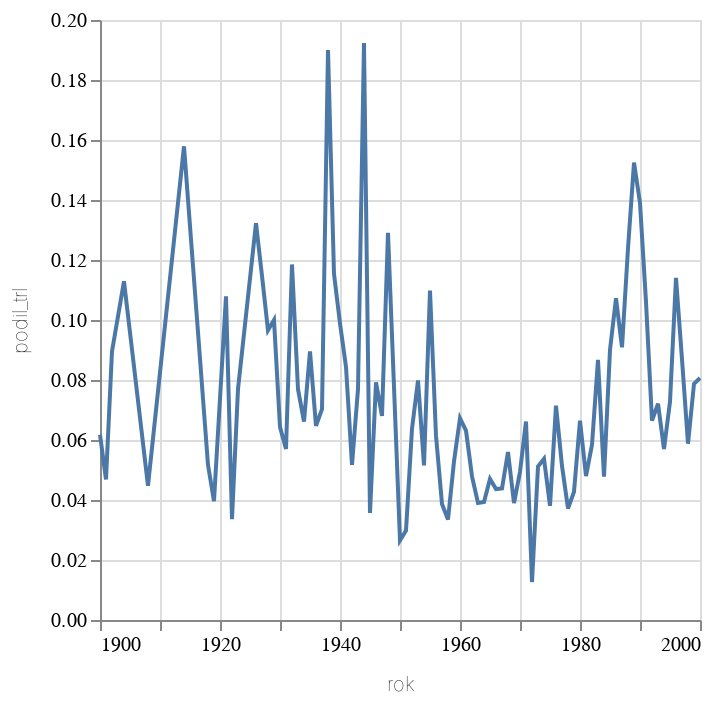

The notebook cell saved with this chart:
### Code cell
alt.Chart(alt_friendly(df_koncici.filter(pl.col("rok").is_between(1900,2000))), width=300).mark_line().encode(alt.X("rok:T"), alt.Y("podil_trl:Q"))

### Figure 1 — Vega-Lite specification as saved in the notebook (floating-point values rounded to 4 significant figures)
{"config": {"title": {"font": "Noticia Text", "fontSize": 14, "anchor": "start", "fontWeight": "bolder", "subtitleFont": "Noticia Text", "subtitleFontSize": 12, "subtitleFontWeight": "lighter", "subtitlePadding": 12, "dy": -12}, "axis": {"labelFont": "Asap", "titleFont": "Asap", "fontWeight": "lighter", "titleFontWeight": "lighter", "labelFontSize": 10, "titleFontSize": 10, "labelPadding": 2, "titlePadding": 10}, "legend": {"labelFont": "Asap", "labelFontWeight": "normal", "titleFont": "Asap", "titleFontWeight": "normal", "labelFontSize": 10, "titleFontSize": 10}}, "data": {"name": "data-c16acf19951ce01226c0033c0b26ad48"}, "mark": {"type": "line"}, "encoding": {"x": {"field": "rok", "type": "temporal"}, "y": {"field": "podil_trl", "type": "quantitative"}}, "width": 300, "$schema": "https://vega.github.io/schema/vega-lite/v5.8.0.json", "datasets": {"data-c16acf19951ce01226c0033c0b26ad48": [{"rok": "1900-01-01T00:00:00", "skoncilo": 10, "celkem": 148, "podil": 0.06757, "podil_ill": 0.06667, "podil_trl": 0.06173, "podil_aut": 0.125}, {"rok": "1901-01-01T00:00:00", "skoncilo": 9, "celkem": 131, "podil": 0.0687, "podil_ill": 0.06667, "podil_trl": 0.04688, "podil_aut": 0.05}, {"rok": "1902-01-01T00:00:00", "skoncilo": 10, "celkem": 159, "podil": 0.06289, "podil_ill": 0.05, "podil_trl": 0.08955, "podil_aut": 0.05405}, {"rok": "1904-01-01T00:00:00", "skoncilo": 11, "celkem": 141, "podil": 0.07801, "podil_ill": 0.07692, "podil_trl": 0.1129, "podil_aut": 0.06452}, {"rok": "1908-01-01T00:00:00", "skoncilo": 10, "celkem": 161, "podil": 0.06211, "podil_ill": 0.05556, "podil_trl": 0.04478, "podil_aut": 0.08824}, {"rok": "1914-01-01T00:00:00", "skoncilo": 15, "celkem": 147, "podil": 0.102, "podil_ill": 0.05, "podil_trl": 0.1579, "podil_aut": 0.05882}, {"rok": "1918-01-01T00:00:00", "skoncilo": 11, "celkem": 145, "podil": 0.07586, "podil_ill": 0.04167, "podil_trl": 0.05172, "podil_aut": 0.08571}, {"rok": "1919-01-01T00:00:00", "skoncilo": 13, "celkem": 252, "podil": 0.05159, "podil_ill": 0.02778, "podil_trl": 0.0396, "podil_aut": 0.06849}, {"rok": "1921-01-01T00:00:00", "skoncilo": 27, "celkem": 304, "podil": 0.08882, "podil_ill": 0.0303, "podil_trl": 0.1079, "podil_aut": 0.09231}, {"rok": "1922-01-01T00:00:00", "skoncilo": 21, "celkem": 291, "podil": 0.07216, "podil_ill": 0.02857, "podil_trl": 0.03361, "podil_aut": 0.1412}, {"rok": "1923-01-01T00:00:00", "skoncilo": 27, "celkem": 335, "podil": 0.0806, "podil_ill": 0.01852, "podil_trl": 0.07692, "podil_aut": 0.09195}, {"rok": "1926-01-01T00:00:00", "skoncilo": 49, "celkem": 428, "podil": 0.1145, "podil_ill": 0.09836, "podil_trl": 0.1323, "podil_aut": 0.075}, {"rok": "1927-01-01T00:00:00", "skoncilo": 38, "celkem": 374, "podil": 0.1016, "podil_ill": 0.03636, "podil_trl": 0.1148, "podil_aut": 0.03571}, {"rok": "1928-01-01T00:00:00", "skoncilo": 40, "celkem": 396, "podil": 0.101, "podil_ill": 0.01639, "podil_trl": 0.09659, "podil_aut": 0.1525}, {"rok": "1929-01-01T00:00:00", "skoncilo": 48, "celkem": 428, "podil": 0.1121, "podil_ill": 0.04286, "podil_trl": 0.1, "podil_aut": 0.1714}, {"rok": "1930-01-01T00:00:00", "skoncilo": 32, "celkem": 450, "podil": 0.07111, "podil_ill": 0.02532, "podil_trl": 0.06436, "podil_aut": 0.1071}, {"rok": "1931-01-01T00:00:00", "skoncilo": 31, "celkem": 432, "podil": 0.07176, "podil_ill": 0.03279, "podil_trl": 0.05699, "podil_aut": 0.08911}, {"rok": "1932-01-01T00:00:00", "skoncilo": 38, "celkem": 400, "podil": 0.095, "podil_ill": 0.06897, "podil_trl": 0.1185, "podil_aut": 0.064}, {"rok": "1933-01-01T00:00:00", "skoncilo": 35, "celkem": 356, "podil": 0.09831, "podil_ill": 0.01639, "podil_trl": 0.07692, "podil_aut": 0.1731}, {"rok": "1934-01-01T00:00:00", "skoncilo": 30, "celkem": 432, "podil": 0.06944, "podil_ill": 0.05556, "podil_trl": 0.06612, "podil_aut": 0.06202}, {"rok": "1935-01-01T00:00:00", "skoncilo": 52, "celkem": 465, "podil": 0.1118, "podil_ill": 0.02941, "podil_trl": 0.08955, "podil_aut": 0.08861}, {"rok": "1936-01-01T00:00:00", "skoncilo": 46, "celkem": 489, "podil": 0.09407, "podil_ill": 0.03077, "podil_trl": 0.06475, "podil_aut": 0.113}, {"rok": "1937-01-01T00:00:00", "skoncilo": 58, "celkem": 477, "podil": 0.1216, "podil_ill": 0.07353, "podil_trl": 0.07031, "podil_aut": 0.1329}, {"rok": "1938-01-01T00:00:00", "skoncilo": 56, "celkem": 367, "podil": 0.1526, "podil_ill": 0.0566, "podil_trl": 0.19, "podil_aut": 0.161}, {"rok": "1939-01-01T00:00:00", "skoncilo": 51, "celkem": 337, "podil": 0.1513, "podil_ill": 0.06452, "podil_trl": 0.1154, "podil_aut": 0.16}, {"rok": "1940-01-01T00:00:00", "skoncilo": 50, "celkem": 419, "podil": 0.1193, "podil_ill": 0.1075, "podil_trl": 0.0989, "podil_aut": 0.1727}, {"rok": "1941-01-01T00:00:00", "skoncilo": 51, "celkem": 427, "podil": 0.1194, "podil_ill": 0.03158, "podil_trl": 0.08434, "podil_aut": 0.1552}, {"rok": "1942-01-01T00:00:00", "skoncilo": 32, "celkem": 283, "podil": 0.1131, "podil_ill": 0.0625, "podil_trl": 0.05172, "podil_aut": 0.1857}, {"rok": "1943-01-01T00:00:00", "skoncilo": 12, "celkem": 186, "podil": 0.06452, "podil_ill": 0.05, "podil_trl": 0.07692, "podil_aut": 0.0625}, {"rok": "1944-01-01T00:00:00", "skoncilo": 38, "celkem": 219, "podil": 0.1735, "podil_ill": 0.03846, "podil_trl": 0.1923, "podil_aut": 0.2208}, {"rok": "1945-01-01T00:00:00", "skoncilo": 19, "celkem": 261, "podil": 0.0728, "podil_ill": 0.06452, "podil_trl": 0.03571, "podil_aut": 0.1067}, {"rok": "1946-01-01T00:00:00", "skoncilo": 71, "celkem": 499, "podil": 0.1423, "podil_ill": 0.12, "podil_trl": 0.07921, "podil_aut": 0.1783}, {"rok": "1947-01-01T00:00:00", "skoncilo": 87, "celkem": 576, "podil": 0.151, "podil_ill": 0.09278, "podil_trl": 0.06803, "podil_aut": 0.1864}, {"rok": "1948-01-01T00:00:00", "skoncilo": 88, "celkem": 497, "podil": 0.1771, "podil_ill": 0.09333, "podil_trl": 0.129, "podil_aut": 0.25}, {"rok": "1950-01-01T00:00:00", "skoncilo": 22, "celkem": 369, "podil": 0.05962, "podil_ill": 0.05556, "podil_trl": 0.02655, "podil_aut": 0.1183}, {"rok": "1951-01-01T00:00:00", "skoncilo": 22, "celkem": 666, "podil": 0.03303, "podil_ill": 0.02857, "podil_trl": 0.02979, "podil_aut": 0.03743}, {"rok": "1952-01-01T00:00:00", "skoncilo": 27, "celkem": 612, "podil": 0.04412, "podil_ill": 0.01695, "podil_trl": 0.06373, "podil_aut": 0.02381}, {"rok": "1953-01-01T00:00:00", "skoncilo": 61, "celkem": 811, "podil": 0.07522, "podil_ill": 0.01408, "podil_trl": 0.07983, "podil_aut": 0.07818}, {"rok": "1954-01-01T00:00:00", "skoncilo": 65, "celkem": 843, "podil": 0.07711, "podil_ill": 0.02299, "podil_trl": 0.05155, "podil_aut": 0.1053}, {"rok": "1955-01-01T00:00:00", "skoncilo": 82, "celkem": 876, "podil": 0.09361, "podil_ill": 0.02247, "podil_trl": 0.1098, "podil_aut": 0.1161}, {"rok": "1956-01-01T00:00:00", "skoncilo": 64, "celkem": 912, "podil": 0.07018, "podil_ill": 0.0202, "podil_trl": 0.06145, "podil_aut": 0.1057}, {"rok": "1957-01-01T00:00:00", "skoncilo": 82, "celkem": 907, "podil": 0.09041, "podil_ill": 0.02062, "podil_trl": 0.03867, "podil_aut": 0.1269}, {"rok": "1958-01-01T00:00:00", "skoncilo": 64, "celkem": 1078, "podil": 0.05937, "podil_ill": 0.03125, "podil_trl": 0.03347, "podil_aut": 0.09091}, {"rok": "1959-01-01T00:00:00", "skoncilo": 73, "celkem": 1130, "podil": 0.0646, "podil_ill": 0.02564, "podil_trl": 0.05285, "podil_aut": 0.06931}, {"rok": "1960-01-01T00:00:00", "skoncilo": 72, "celkem": 1099, "podil": 0.06551, "podil_ill": 0.04717, "podil_trl": 0.06726, "podil_aut": 0.06404}, {"rok": "1961-01-01T00:00:00", "skoncilo": 117, "celkem": 1161, "podil": 0.1008, "podil_ill": 0.07031, "podil_trl": 0.06311, "podil_aut": 0.112}, {"rok": "1962-01-01T00:00:00", "skoncilo": 89, "celkem": 1063, "podil": 0.08373, "podil_ill": 0.01587, "podil_trl": 0.04787, "podil_aut": 0.1149}, {"rok": "1963-01-01T00:00:00", "skoncilo": 91, "celkem": 1186, "podil": 0.07673, "podil_ill": 0.02703, "podil_trl": 0.03902, "podil_aut": 0.076}, {"rok": "1964-01-01T00:00:00", "skoncilo": 93, "celkem": 1242, "podil": 0.07488, "podil_ill": 0.04167, "podil_trl": 0.03937, "podil_aut": 0.09524}, {"rok": "1965-01-01T00:00:00", "skoncilo": 84, "celkem": 1127, "podil": 0.07453, "podil_ill": 0.03759, "podil_trl": 0.04701, "podil_aut": 0.09}, {"rok": "1966-01-01T00:00:00", "skoncilo": 83, "celkem": 1270, "podil": 0.06535, "podil_ill": 0.02013, "podil_trl": 0.04364, "podil_aut": 0.08148}, {"rok": "1967-01-01T00:00:00", "skoncilo": 81, "celkem": 1228, "podil": 0.06596, "podil_ill": 0.007692, "podil_trl": 0.04382, "podil_aut": 0.07678}, {"rok": "1968-01-01T00:00:00", "skoncilo": 93, "celkem": 1171, "podil": 0.07942, "podil_ill": 0.03681, "podil_trl": 0.056, "podil_aut": 0.09485}, {"rok": "1969-01-01T00:00:00", "skoncilo": 101, "celkem": 1173, "podil": 0.0861, "podil_ill": 0.02564, "podil_trl": 0.03896, "podil_aut": 0.1182}, {"rok": "1970-01-01T00:00:00", "skoncilo": 122, "celkem": 1191, "podil": 0.1024, "podil_ill": 0.05161, "podil_trl": 0.04938, "podil_aut": 0.1481}, {"rok": "1971-01-01T00:00:00", "skoncilo": 114, "celkem": 1192, "podil": 0.09564, "podil_ill": 0.02, "podil_trl": 0.06615, "podil_aut": 0.1306}, {"rok": "1972-01-01T00:00:00", "skoncilo": 84, "celkem": 1262, "podil": 0.06656, "podil_ill": 0.02273, "podil_trl": 0.01266, "podil_aut": 0.1069}, {"rok": "1973-01-01T00:00:00", "skoncilo": 90, "celkem": 1224, "podil": 0.07353, "podil_ill": 0.01875, "podil_trl": 0.05118, "podil_aut": 0.09195}, {"rok": "1974-01-01T00:00:00", "skoncilo": 92, "celkem": 1331, "podil": 0.06912, "podil_ill": 0.03226, "podil_trl": 0.05376, "podil_aut": 0.0733}, {"rok": "1975-01-01T00:00:00", "skoncilo": 107, "celkem": 1342, "podil": 0.07973, "podil_ill": 0.03049, "podil_trl": 0.03806, "podil_aut": 0.1063}, {"rok": "1976-01-01T00:00:00", "skoncilo": 99, "celkem": 1318, "podil": 0.07511, "podil_ill": 0.006289, "podil_trl": 0.07143, "podil_aut": 0.07925}, {"rok": "1977-01-01T00:00:00", "skoncilo": 101, "celkem": 1415, "podil": 0.07138, "podil_ill": 0.02747, "podil_trl": 0.05137, "podil_aut": 0.08595}, {"rok": "1978-01-01T00:00:00", "skoncilo": 125, "celkem": 1447, "podil": 0.08639, "podil_ill": 0.05405, "podil_trl": 0.03716, "podil_aut": 0.1224}, {"rok": "1979-01-01T00:00:00", "skoncilo": 163, "celkem": 1595, "podil": 0.1022, "podil_ill": 0.04412, "podil_trl": 0.0427, "podil_aut": 0.1357}, {"rok": "1980-01-01T00:00:00", "skoncilo": 168, "celkem": 1587, "podil": 0.1059, "podil_ill": 0.03913, "podil_trl": 0.06641, "podil_aut": 0.1314}, {"rok": "1981-01-01T00:00:00", "skoncilo": 157, "celkem": 1604, "podil": 0.09788, "podil_ill": 0.0362, "podil_trl": 0.04797, "podil_aut": 0.1436}, {"rok": "1982-01-01T00:00:00", "skoncilo": 178, "celkem": 1665, "podil": 0.1069, "podil_ill": 0.03543, "podil_trl": 0.05844, "podil_aut": 0.1528}, {"rok": "1983-01-01T00:00:00", "skoncilo": 192, "celkem": 1879, "podil": 0.1022, "podil_ill": 0.03279, "podil_trl": 0.08671, "podil_aut": 0.1316}, {"rok": "1984-01-01T00:00:00", "skoncilo": 192, "celkem": 1891, "podil": 0.1015, "podil_ill": 0.03341, "podil_trl": 0.04777, "podil_aut": 0.1478}, {"rok": "1985-01-01T00:00:00", "skoncilo": 215, "celkem": 1885, "podil": 0.1141, "podil_ill": 0.04592, "podil_trl": 0.09006, "podil_aut": 0.145}, {"rok": "1986-01-01T00:00:00", "skoncilo": 264, "celkem": 1886, "podil": 0.14, "podil_ill": 0.05528, "podil_trl": 0.1072, "podil_aut": 0.2041}, {"rok": "1987-01-01T00:00:00", "skoncilo": 293, "celkem": 1843, "podil": 0.159, "podil_ill": 0.04082, "podil_trl": 0.09091, "podil_aut": 0.244}, {"rok": "1988-01-01T00:00:00", "skoncilo": 288, "celkem": 1846, "podil": 0.156, "podil_ill": 0.0684, "podil_trl": 0.1239, "podil_aut": 0.2225}, {"rok": "1989-01-01T00:00:00", "skoncilo": 367, "celkem": 1887, "podil": 0.1945, "podil_ill": 0.09602, "podil_trl": 0.1525, "podil_aut": 0.2827}, {"rok": "1990-01-01T00:00:00", "skoncilo": 370, "celkem": 1854, "podil": 0.1996, "podil_ill": 0.1083, "podil_trl": 0.139, "podil_aut": 0.3266}, {"rok": "1991-01-01T00:00:00", "skoncilo": 287, "celkem": 1871, "podil": 0.1534, "podil_ill": 0.107, "podil_trl": 0.1061, "podil_aut": 0.2127}, {"rok": "1992-01-01T00:00:00", "skoncilo": 220, "celkem": 2253, "podil": 0.09765, "podil_ill": 0.08289, "podil_trl": 0.06643, "podil_aut": 0.158}, {"rok": "1993-01-01T00:00:00", "skoncilo": 251, "celkem": 2491, "podil": 0.1008, "podil_ill": 0.07937, "podil_trl": 0.07208, "podil_aut": 0.1317}, {"rok": "1994-01-01T00:00:00", "skoncilo": 294, "celkem": 2739, "podil": 0.1073, "podil_ill": 0.07429, "podil_trl": 0.05702, "podil_aut": 0.1193}, {"rok": "1995-01-01T00:00:00", "skoncilo": 413, "celkem": 3029, "podil": 0.1363, "podil_ill": 0.1032, "podil_trl": 0.07271, "podil_aut": 0.1037}, {"rok": "1996-01-01T00:00:00", "skoncilo": 308, "celkem": 2781, "podil": 0.1108, "podil_ill": 0.08772, "podil_trl": 0.1141, "podil_aut": 0.1144}, {"rok": "1997-01-01T00:00:00", "skoncilo": 289, "celkem": 2707, "podil": 0.1068, "podil_ill": 0.08544, "podil_trl": 0.08687, "podil_aut": 0.1274}, {"rok": "1998-01-01T00:00:00", "skoncilo": 243, "celkem": 2571, "podil": 0.09452, "podil_ill": 0.1148, "podil_trl": 0.05876, "podil_aut": 0.1156}, {"rok": "1999-01-01T00:00:00", "skoncilo": 267, "celkem": 2509, "podil": 0.1064, "podil_ill": 0.08647, "podil_trl": 0.07872, "podil_aut": 0.118}, {"rok": "2000-01-01T00:00:00", "skoncilo": 239, "celkem": 2388, "podil": 0.1001, "podil_ill": 0.08051, "podil_trl": 0.08068, "podil_aut": 0.1141}]}}
